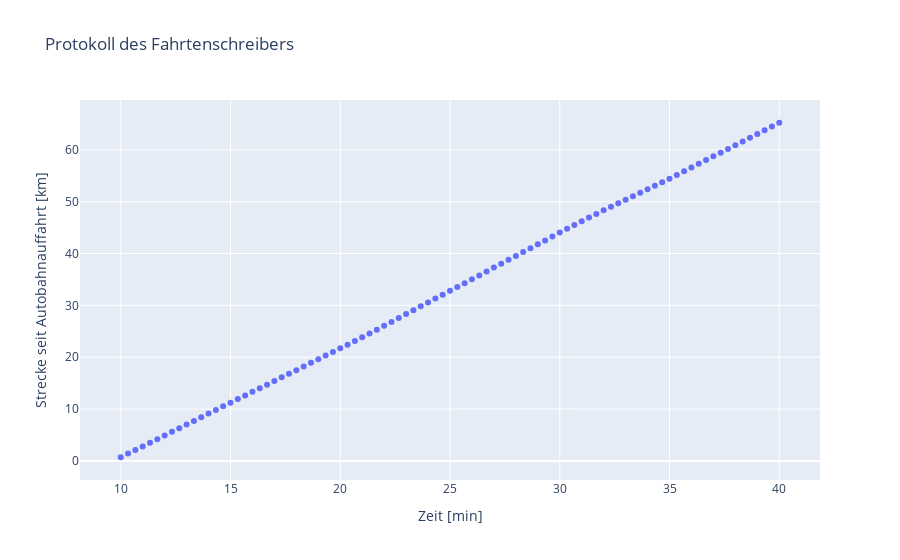

Write notebook code for a chart like this one.
### Code cell
import numpy as np
import plotly.express as px

t = np.linspace(10, 40, 91)
v = np.array([126.15338352, 126.49564866, 124.35022414, 125.87816443, 126.20696608,
 124.95444079, 128.44578754, 126.94806568, 126.26024726, 127.23297097,
 125.19978525, 127.69765993, 126.24715084, 124.97870157, 126.58576195,
 125.16482471, 126.81436067, 125.43389495, 125.4693086 , 123.75087393,
 125.91089725, 128.97207015, 125.36010679, 127.02841208, 124.17665284,
 127.58666025, 124.32453023, 127.8072856 , 127.18899723, 125.23975044,
 124.17863936, 126.91204387, 128.71914545, 129.1362791 , 130.907928,
 133.55471212, 135.53258782, 134.41012697, 135.16891874, 134.24454479,
 134.4576227 , 135.69746795, 136.46782703, 134.88242462, 132.25486494,
 135.43951289, 131.73502969, 133.85094214, 135.25239654, 133.61209273,
 135.34498774, 136.02784544, 136.68294526, 135.08131722, 135.56567131,
 133.82665751, 133.67007453, 134.36904437, 134.85722446, 136.24814849,
 136.98381544, 131.29044508, 131.64834418, 130.25264147, 127.4859585,
 127.95614561, 124.77370291, 124.75191859, 123.05482126, 121.75950736,
 122.23326904, 119.47659862, 120.47929885, 121.75958698, 119.97401422,
 118.69556004, 130.4820603 , 130.92546842, 129.16566364, 131.39161811,
 129.9079236 , 129.95842169, 127.29467381, 130.69431831, 130.34639392,
 130.28881128, 129.60258212, 129.05129734, 129.54145907, 128.70977913,
 130.81804945,])
s_km = np.cumsum(v * 10 / 36 * 20) / 1000 
fig = px.scatter(x = t, y = s_km,
                 labels = {'x': 'Zeit [min]', 'y': 'Strecke seit Autobahnauffahrt [km]'},
                 title='Protokoll des Fahrtenschreibers')
fig.show()
